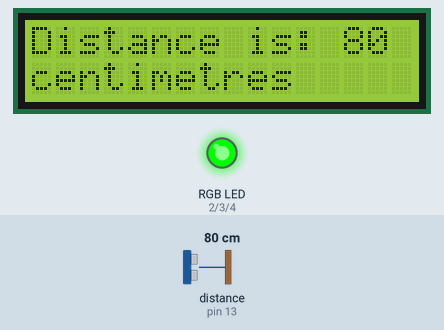
Recording of a sketch running on a simulated Arduino Uno, built with avr-gcc and run on an emulated ATmega328P. Parts: 16×2 character LCD, an RGB LED mixed from three pins (HIGH = lit). The test bench sets the inputs (shaded band); at power-on: distance to the obstacle (sensor on pin 13) 80 cm. The echo pulse lasts 58.3 µs per cm; what the sketch prints to the serial monitor is not drawn.

Above: at 1.2 s.
1.3 s: distance to the obstacle (sensor on pin 13) set to 73 cm
At 1.9 s:
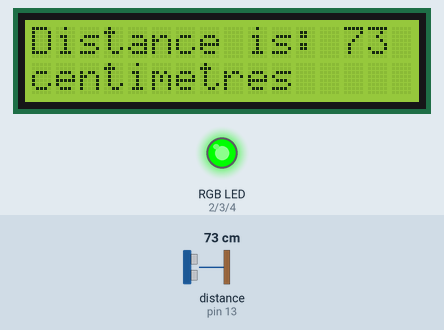
4.3 s: distance to the obstacle (sensor on pin 13) set to 67 cm
At 5.4 s:
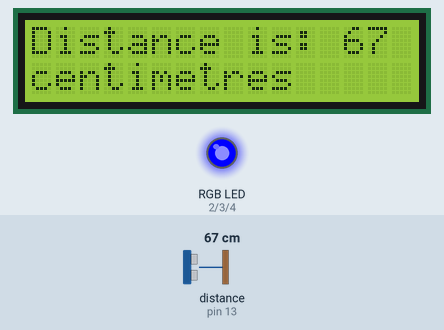
5.9 s: distance to the obstacle (sensor on pin 13) set to 35 cm
At 7.1 s:
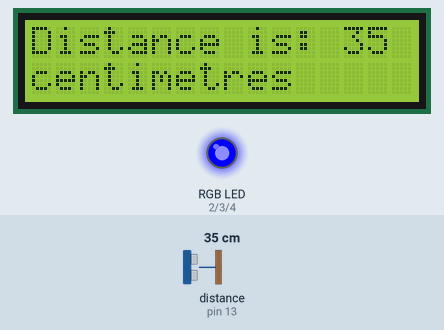
8.9 s: distance to the obstacle (sensor on pin 13) set to 26 cm
At 10.0 s:
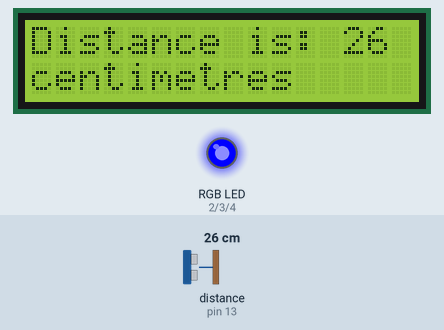
10.5 s: distance to the obstacle (sensor on pin 13) set to 22 cm
At 11.7 s:
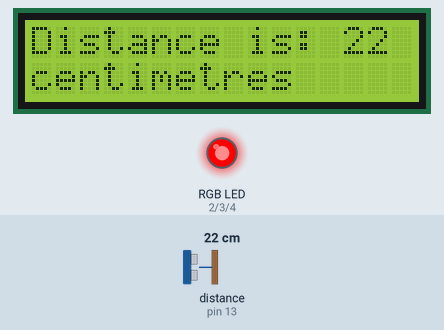
12.0 s: distance to the obstacle (sensor on pin 13) set to 120 cm
At 12.5 s:
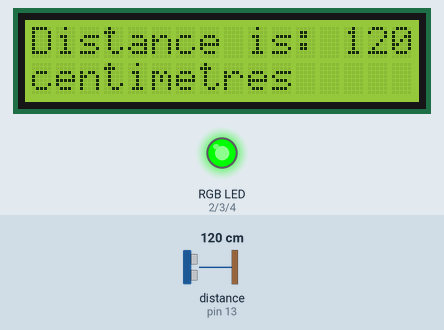
Timing chart, 0 to 15.0 s (numbered marks = the images above; inputs shaded):
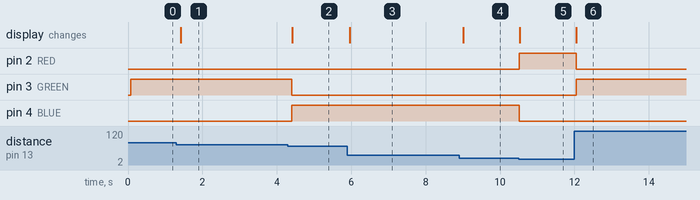

Measured:
- the behaviour switches between 70 and 69 cm on distance to the obstacle (sensor on pin 13) (found by bisection; images 1 and 2)
- the behaviour switches between 25 and 24 cm on distance to the obstacle (sensor on pin 13) (found by bisection; images 4 and 5)
- after the input at 1.3 s, the display: changes after 0.11 s (image 1)
- after the input at 4.3 s, pin 3 (GREEN): HIGH → LOW after 0.11 s; pin 4 (BLUE): LOW → HIGH after 0.11 s; the display: changes after 0.11 s (image 2)
- after the input at 5.9 s, the display: changes after 0.06 s (image 3)
- after the input at 8.9 s, the display: changes after 0.11 s (image 4)
- after the input at 10.5 s, pin 2 (RED): LOW → HIGH at once; pin 4 (BLUE): HIGH → LOW at once; the display: changes at once (image 5)
- after the input at 12.0 s, pin 2 (RED): HIGH → LOW at once; pin 3 (GREEN): LOW → HIGH at once; the display: changes after 0.05 s (image 6)

The sketch:

code.ino
```cpp
#include <LiquidCrystal.h>
#include <HCSR04.h>

//RGB
#define BLUE 4
#define GREEN 3
#define RED 2
//LCD
#define RS 5
#define Enable 6
#define D4 7
#define D5 8
#define D6 9
#define D7 10

UltraSonicDistanceSensor  hc(12, 13); //initialisation class HCSR04 (trig pin , echo pin)
LiquidCrystal lcd(RS, Enable, D4, D5, D6, D7);
void setup()
{
  pinMode(RED, OUTPUT);
  pinMode(GREEN, OUTPUT);
  pinMode(BLUE, OUTPUT);

  lcd.begin(16, 2);
  Serial.begin(9600);
}

int redValue;
int greenValue;
int blueValue;
int distance;

void loop()
{

    lcd.clear();
    distance = hc.measureDistanceCm();
    if(distance<25){
      redValue = 255;
      greenValue = 0;
      blueValue = 0;
    }else if(distance<70){
      redValue = 0;
      greenValue = 0;
      blueValue = 255;
    }else {
      redValue = 0;
      greenValue = 255;
      blueValue = 0;
    }
    analogWrite(RED, redValue);
    analogWrite(GREEN, greenValue);
    analogWrite(BLUE, blueValue);
    String string1 = "Distance is: ";
    String string2 = "centimetres";
    String string3 = string1 + distance;
    lcd.setCursor(0, 0);
    lcd.print(string3);
    lcd.setCursor(0, 1);
    lcd.print(string2);
    Serial.println(distance );
    delay(100);


}
```
